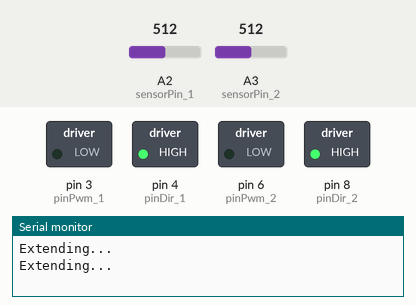
A sketch run on a simulated Arduino Uno, built with avr-gcc and run on an emulated ATmega328P. On the bench: switched loads named in the sketch (green lamp = pin HIGH), the last lines printed to the serial monitor. Inputs (shaded band) come from the test bench; at power-on: A2 (sensorPin_1) = 512, A3 (sensorPin_2) = 512.

Above: at 3.2 s.
3.3 s: A2 (sensorPin_1) set to 90
At 4.6 s:
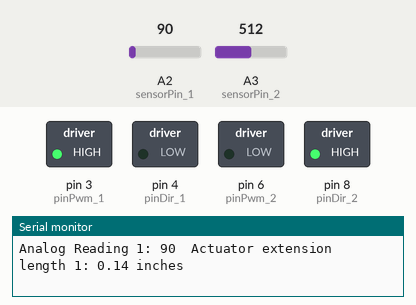
6.2 s: A2 (sensorPin_1) set to 73
At 7.6 s:
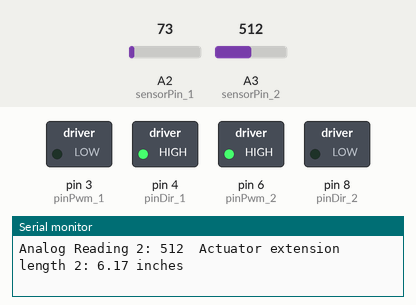
8.8 s: A3 (sensorPin_2) set to 88
11.8 s: A3 (sensorPin_2) set to 72
At 13.2 s:
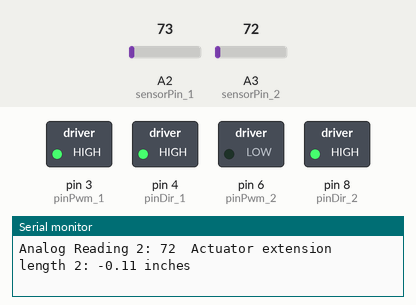
14.4 s: A2 (sensorPin_1) set to 102
17.4 s: A2 (sensorPin_1) set to 120
At 20.0 s:
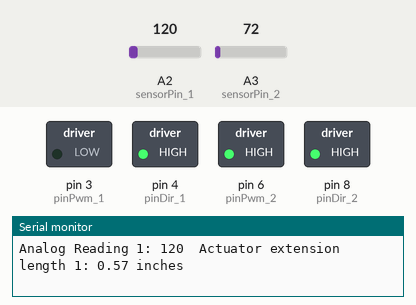
Timing chart, 0 to 21.0 s (numbered marks = the images above; inputs shaded):
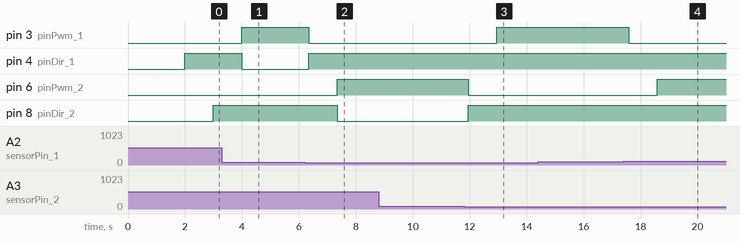

Measured:
- the behaviour switches between 81 and 80 on A2 (sensorPin_1) (found by bisection; images 1 and 2)
- the behaviour switches between 81 and 80 on A3 (sensorPin_2) (found by bisection; images 2 and 3)
- the behaviour switches between 114 and 115 on A2 (sensorPin_1) (found by bisection; images 3 and 4)
- after the input at 6.2 s, pin 3 (pinPwm_1): HIGH → LOW after 0.15 s; pin 4 (pinDir_1): LOW → HIGH after 0.15 s; pin 6 (pinPwm_2): LOW → HIGH after 1.1 s; pin 8 (pinDir_2): HIGH → LOW after 1.1 s
- after the input at 11.8 s, pin 3 (pinPwm_1): LOW → HIGH after 1.2 s; pin 6 (pinPwm_2): HIGH → LOW after 0.15 s; pin 8 (pinDir_2): LOW → HIGH after 0.15 s
- after the input at 17.4 s, pin 3 (pinPwm_1): HIGH → LOW after 0.19 s; pin 6 (pinPwm_2): LOW → HIGH after 1.2 s

The sketch:

actuator_pot.ino
```cpp
#include <elapsedMillis.h>
elapsedMillis timeElapsed;

/*******************************************************************************
 * IO DEFINITION                                                                *
 *******************************************************************************/

// PWM is connected to pin 3.
const int pinPwm_1 = 3;

// DIR is connected to pin 2.
const int pinDir_1 = 4;

// Pot sensor pin connected to A3
int sensorPin_1 = A2;

// PWM is connected to pin 3.
const int pinPwm_2 = 6;

// DIR is connected to pin 2.
const int pinDir_2 = 8;

// Pot sensor pin connected to A3
int sensorPin_2 = A3;

/*******************************************
************************************
 * PRIVATE GLOBAL VARIABLES                                                     *
 *******************************************************************************/

// Speed of the motor.
static int Speed = 255;

int sensorVal_1;
int sensorVal_2;

int req_analogVal;
float strokeLength = 2.0;
float extensionLength_1;
float extensionLength_2;

int maxAnalogReading;
int minAnalogReading;

/*******************************************************************************
 * FUNCTIONS                                                                    *
 *******************************************************************************/

// The setup routine runs once when you press reset.
void setup() {
  // Initialize the PWM and DIR pins as digital outputs.
  pinMode(pinPwm_1, OUTPUT);
  pinMode(pinDir_1, OUTPUT);
  pinMode(sensorPin_1, INPUT);

  pinMode(pinPwm_2, OUTPUT);
  pinMode(pinDir_2, OUTPUT);
  pinMode(sensorPin_2, INPUT);

  Serial.begin(9600);

  //wait for ready
//  Serial.println(F("\nSend any character to begin DMP programming and demo: "));
//  while (Serial.available() && Serial.read()); // empty buffer
//  while (!Serial.available());                 // wait for data
//  while (Serial.available() && Serial.read()); // empty buffer again

  delay(2000);

  maxAnalogReading = 220;
  minAnalogReading = 80;
}

// The loop routine runs over and over again forever.
void loop() {
  Serial.println("Extending...");
  sensorVal_1 = analogRead(sensorPin_1);
  while(sensorVal_1 < maxAnalogReading){
    driveActuator_1(1, Speed);
    displayOutput();
    delay(20);
  }
  driveActuator_1(0, Speed);
  delay(1000);

  Serial.println("Extending...");
  sensorVal_2 = analogRead(sensorPin_2);
  while(sensorVal_2 < maxAnalogReading){
    driveActuator_2(1, Speed);
    displayOutput();
    delay(20);
  }
  driveActuator_2(0, Speed);
  delay(1000);

  Serial.println("Retracting...");
  sensorVal_1 = analogRead(sensorPin_1);
  while(sensorVal_1 > minAnalogReading){
    driveActuator_1(-1, Speed);
    displayOutput();
    delay(20);
  }
  driveActuator_1(0, Speed);
  delay(1000);

  Serial.println("Retracting...");
  sensorVal_2 = analogRead(sensorPin_2);
  while(sensorVal_2 > minAnalogReading){
    driveActuator_2(-1, Speed);
    displayOutput();
    delay(20);
  }
  driveActuator_2(0, Speed);
  delay(1000);

  Serial.println("Extending to 0.5 inches");
  req_analogVal = mapLength2Analog(0.5, float(minAnalogReading), float(maxAnalogReading), 0.0, strokeLength);
  sensorVal_1 = analogRead(sensorPin_1);
  while(sensorVal_1 < req_analogVal){
    driveActuator_1(1, Speed);
    displayOutput();
    delay(20);
  }
  driveActuator_1(0, Speed);
  delay(1000);

  Serial.println("Extending to 0.5 inches");
  //req_analogVal = mapLength2Analog(0.5, float(minAnalogReading), float(maxAnalogReading), 0.0, strokeLength);
  sensorVal_2 = analogRead(sensorPin_2);
  while(sensorVal_2 < req_analogVal){
    driveActuator_2(1, Speed);
    displayOutput();
    delay(20);
  }
  driveActuator_2(0, Speed);
  delay(1000);

  Serial.println("Retracting...");
  sensorVal_1 = analogRead(sensorPin_1);
  while(sensorVal_1 > minAnalogReading){
    driveActuator_1(-1, Speed);
    displayOutput();
    delay(20);
  }
  driveActuator_1(0, Speed);
  delay(1000);

  Serial.println("Retracting...");
  sensorVal_2 = analogRead(sensorPin_2);
  while(sensorVal_2 > minAnalogReading){
    driveActuator_2(-1, Speed);
    displayOutput();
    delay(20);
  }
  driveActuator_2(0, Speed);
  delay(1000);
}

//// Function to get the maximum potentiometer output
//int moveToLimit(int Direction) {
//  int prevReading = 0;
//  int currReading = 0;
//
//  driveActuator(Direction, Speed);
//  delay(2000);
//  currReading = analogRead(sensorPin);
//
//  return currReading;
//
////  do {
////    prevReading = currReading;
////    driveActuator(Direction, Speed);
////    timeElapsed = 0;
////    while(timeElapsed < 200){ delay(1);}           //keep moving until analog reading remains the same for 200ms
////    currReading = analogRead(sensorPin);
////  }while(prevReading != currReading);
////  return currReading;
//}

float mapfloat(float x, float inputMin, float inputMax, float outputMin, float outputMax){
  return (x-inputMin)*(outputMax - outputMin)/(inputMax - inputMin)+outputMin;
}

float mapLength2Analog (float y, float inputMin, float inputMax, float outputMin, float outputMax) {
  return (y-outputMin)/((outputMax - outputMin)/(inputMax - inputMin)) + inputMin;
}

void displayOutput(){
  sensorVal_1 = analogRead(sensorPin_1);
  extensionLength_1 = mapfloat(sensorVal_1, float(minAnalogReading), float(maxAnalogReading), 0.0, strokeLength);
  Serial.print("Analog Reading 1: ");
  Serial.print(sensorVal_1);
  Serial.print("\tActuator extension length 1: ");
  Serial.print(extensionLength_1);
  Serial.println(" inches");

  sensorVal_2 = analogRead(sensorPin_2);
  extensionLength_2 = mapfloat(sensorVal_2, float(minAnalogReading), float(maxAnalogReading), 0.0, strokeLength);
  Serial.print("Analog Reading 2: ");
  Serial.print(sensorVal_2);
  Serial.print("\tActuator extension length 2: ");
  Serial.print(extensionLength_2);
  Serial.println(" inches");
}

// Wrapper function to drive actuation
void driveActuator_1(int Direction, int Speed){
  switch(Direction){
    case 1:       //extension
      analogWrite(pinPwm_1, Speed);
      digitalWrite(pinDir_1, HIGH);
      break;

    case 0:       //stopping
      analogWrite(pinPwm_1, 0);
      digitalWrite(pinDir_1, HIGH);
      break;

    case -1:      //retraction
      analogWrite(pinPwm_1, Speed);
      digitalWrite(pinDir_1, LOW);
      break;
  }
}

// Wrapper function to drive actuation
void driveActuator_2(int Direction, int Speed){
  switch(Direction){
    case 1:       //extension
      analogWrite(pinPwm_2, Speed);
      digitalWrite(pinDir_2, HIGH);
      break;

    case 0:       //stopping
      analogWrite(pinPwm_2, 0);
      digitalWrite(pinDir_2, HIGH);
      break;

    case -1:      //retraction
      analogWrite(pinPwm_2, Speed);
      digitalWrite(pinDir_2, LOW);
      break;
  }
}
```
